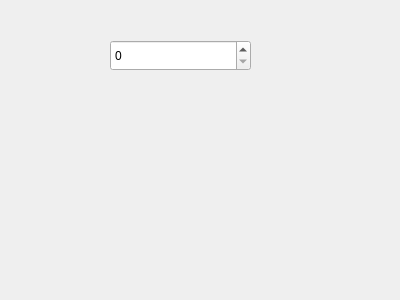
<?xml version="1.0" encoding="UTF-8"?>
<ui version="4.0">
 <class>Form</class>
 <widget class="QWidget" name="Form">
  <property name="geometry">
   <rect>
    <x>0</x>
    <y>0</y>
    <width>400</width>
    <height>300</height>
   </rect>
  </property>
  <property name="windowTitle">
   <string>Form</string>
  </property>
  <widget class="CGHexSpinBox" name="spinBox">
   <property name="geometry">
    <rect>
     <x>110</x>
     <y>40</y>
     <width>141</width>
     <height>31</height>
    </rect>
   </property>
  </widget>
 </widget>
 <customwidgets>
  <customwidget>
   <class>CGHexSpinBox</class>
   <extends>QSpinBox</extends>
   <header location="global">CGHexSpinBox.h</header>
  </customwidget>
 </customwidgets>
 <resources/>
 <connections/>
</ui>
